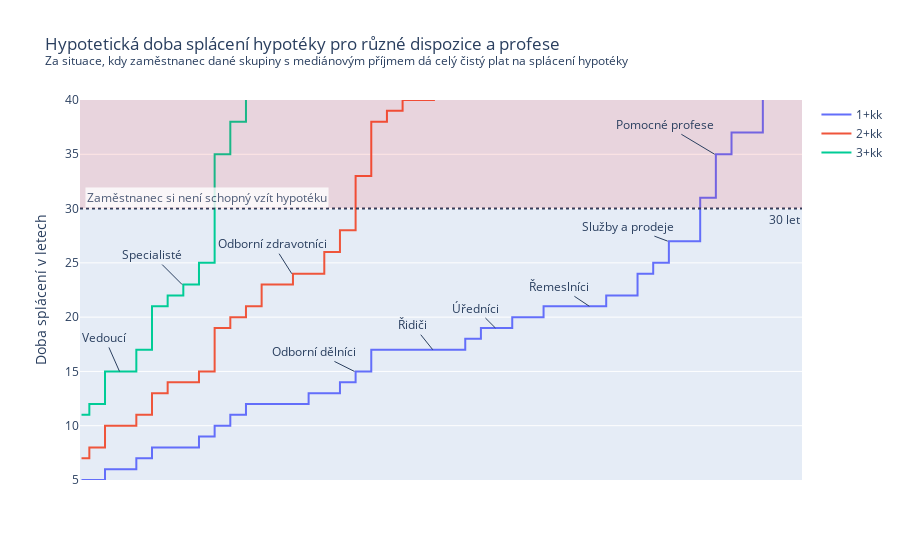

This figure's notebook cell:
### Code cell
fig = go.Figure(
    go.Scatter(name="1+kk", x=pointdata["Odvětví"], y=pointdata["Doba splácení 1+kk"], line_shape="hvh")
)
fig.add_trace(
    go.Scatter(name="2+kk", x=pointdata["Odvětví"], y=pointdata["Doba splácení 2+kk"], line_shape="hvh")
)
fig.add_trace(
    go.Scatter(name="3+kk", x=pointdata["Odvětví"], y=pointdata["Doba splácení 3+kk"], line_shape="hvh")
)
fig.update_layout(
    title_text="Hypotetická doba splácení hypotéky pro různé dispozice a profese<br>"
    "<sup>Za situace, kdy zaměstnanec dané skupiny s mediánovým příjmem dá celý čistý plat na splácení hypotéky</sup>"
)
fig.update_xaxes(visible=False)
fig.update_yaxes(title="Doba splácení v letech", range=[5, 40])
fig.add_hline(
    y=30,
    line_dash="dot",
    annotation_text="30 let",
    annotation_position="bottom right"
)
fig.add_hrect(
    y0=30,
    y1=50,
    line_width=0,
    fillcolor="red",
    opacity=0.1
)
fig.add_annotation(
    x="Specialisté v oblasti vědy a techniky",
    y=31,
    xref="x",
    yref="y",
    text="Zaměstnanec si není schopný vzít hypotéku",
    bgcolor="white",
    showarrow=False,
    opacity=0.8
)
fig.add_annotation(
    x="Řídící pracovníci",
    y=15,
    xref="x",
    yref="y",
    text="Vedoucí",
    showarrow=True,
    xshift=-9,
    ax=-15,
    ay=-34
)
fig.add_annotation(
    x="Specialisté",
    y=23,
    xref="x",
    yref="y",
    text="Specialisté",
    showarrow=True,
    xshift=-9,
    ax=-30,
    ay=-30
)
fig.add_annotation(
    x="Kovodělníci, strojírenští dělníci a pracovníci v příbuzných oborech",
    y=15,
    xref="x",
    yref="y",
    text="Odborní dělníci",
    showarrow=True,
    xshift=-9,
    ax=-40,
    ay=-20
)
fig.add_annotation(
    x="Odborní pracovníci v oblasti zdravotnictví",
    y=24,
    xref="x",
    yref="y",
    text="Odborní zdravotníci",
    showarrow=True,
    xshift=-9,
    ax=-19,
    ay=-30
)
fig.add_annotation(
    x="Řidiči a obsluha pojízdných zařízení",
    y=17,
    xref="x",
    yref="y",
    text="Řidiči",
    showarrow=True,
    xshift=-9,
    ax=-20,
    ay=-25
)
fig.add_annotation(
    x="Úředníci",
    y=19,
    xref="x",
    yref="y",
    text="Úředníci",
    showarrow=True,
    xshift=-9,
    ax=-20,
    ay=-20
)
fig.add_annotation(
    x="Pracovníci v oblasti uměleckých a tradičních řemesel a polygrafie",
    y=21,
    xref="x",
    yref="y",
    text="Řemeslníci",
    showarrow=True,
    xshift=-9,
    ax=-30,
    ay=-20
)
fig.add_annotation(
    x="Pracovníci ve službách a prodeji",
    y=27,
    xref="x",
    yref="y",
    text="Služby a prodeje",
    showarrow=True,
    xshift=-9,
    ax=-40,
    ay=-15
)
fig.add_annotation(
    x="Pomocní a nekvalifikovaní pracovníci",
    y=35,
    xref="x",
    yref="y",
    text="Pomocné profese",
    showarrow=True,
    xshift=-9,
    ax=-50,
    ay=-30
)
fig.show()
fig.write_image("./images/hypoteticka_doba_splaceni.png")

### Figure 1 — Plotly figure (JSON) as saved in the notebook; plotly's stock layout.template omitted (floating-point values rounded to 4 significant figures)
{"data": [{"line": {"shape": "hvh"}, "name": "1+kk", "type": "scatter", "x": ["Nejvyšší představitelé společností", "Řídící pracovníci správy podniku, obchod., admin. a podpůr. činností ", "Řídící pracovníci výroby, IT, vzdělávání a v příbuzných oborech", "Řídící pracovníci", "Specialisté v oblasti informačních a komunikačních technologií", "Specialisté v obchodní sféře a veřejné správě", "Specialisté v oblasti zdravotnictví", "Specialisté", "Specialisté v oblasti vědy a techniky", "Řídící pracovníci ubyt., strav. služeb, obchodu, ostatní řídící pracovníci", "Specialisté v oblasti výchovy a vzdělávání", "Technici v oblasti informačních a komunikačních technologií", "Techničtí a odborní pracovníci v oblasti vědy a techniky", "Specialisté v oblasti právní, sociální, kulturní a v příbuzných oblastech", "Odborní pracovníci v oblasti zdravotnictví", "Techničtí a odborní pracovníci", "Odborní pracovníci v obchodní sféře a veřejné správě", "Pracovníci v oboru elektroniky a elektrotechniky", "Kovodělníci, strojírenští dělníci a pracovníci v příbuzných oborech", "Úředníci pro zpracování číselných údajů a v logistice", "Řemeslníci a opraváři", "Obsluha stacionárních strojů a zařízení", "Pracovníci osobní péče ve vzdělávání, zdravotnictví a v příb.oblastech", "Řidiči a obsluha pojízdných zařízení", "Odborní pracovníci v oblasti práva, kultury, sportu a příb. oborech", "Obsluha strojů a zařízení, montéři", "Montážní dělníci výrobků a zařízení", "Úředníci", "Pracovníci informačních služeb, na přepážkách a v příbuzných oborech", "Řemeslníci a kvalifikovaní pracovníci na stavbách (kromě elektrikářů)", "Kvalifikovaní pracovníci v lesnictví, rybářství a myslivosti", "Kvalifikovaní pracovníci v zemědělství, lesnictví a rybářství", "Kvalifikovaní pracovníci v zemědělství", "Pracovníci v oblasti uměleckých a tradičních řemesel a polygrafie", "Ostatní úředníci", "Všeobecní administrativní pracovníci, sekretáři,pracovníci zadávání dat", "Zpracovatelé potravin, dřeva, textilu a pracovníci v příbuzných oborech", "Pracovníci v oblasti prodeje", "Pracovníci ve službách a prodeji", "Pomocní pracovníci těžby, stavebnictví, výroby, dopravy a příb.oborech", "Pracovníci s odpady a ostatní pomocní pracovníci", "Pomocní a nekvalifikovaní pracovníci", "Pracovníci v oblasti osobních služeb", "Pomocní pracovníci v zemědělství, lesnictví a rybářství", "Pracovníci v oblasti ochrany a ostrahy", "Uklízeči a pomocníci", "Pomocní pracovníci při přípravě jídla"], "y": [5, 5, 6, 6, 7, 8, 8, 8, 9, 10, 11, 12, 12, 12, 12, 13, 13, 14, 15, 17, 17, 17, 17, 17, 17, 18, 19, 19, 20, 20, 21, 21, 21, 21, 22, 22, 24, 25, 27, 27, 31, 35, 37, 37, 50, 50, 50]}, {"line": {"shape": "hvh"}, "name": "2+kk", "type": "scatter", "x": ["Nejvyšší představitelé společností", "Řídící pracovníci správy podniku, obchod., admin. a podpůr. činností ", "Řídící pracovníci výroby, IT, vzdělávání a v příbuzných oborech", "Řídící pracovníci", "Specialisté v oblasti informačních a komunikačních technologií", "Specialisté v obchodní sféře a veřejné správě", "Specialisté v oblasti zdravotnictví", "Specialisté", "Specialisté v oblasti vědy a techniky", "Řídící pracovníci ubyt., strav. služeb, obchodu, ostatní řídící pracovníci", "Specialisté v oblasti výchovy a vzdělávání", "Technici v oblasti informačních a komunikačních technologií", "Techničtí a odborní pracovníci v oblasti vědy a techniky", "Specialisté v oblasti právní, sociální, kulturní a v příbuzných oblastech", "Odborní pracovníci v oblasti zdravotnictví", "Techničtí a odborní pracovníci", "Odborní pracovníci v obchodní sféře a veřejné správě", "Pracovníci v oboru elektroniky a elektrotechniky", "Kovodělníci, strojírenští dělníci a pracovníci v příbuzných oborech", "Úředníci pro zpracování číselných údajů a v logistice", "Řemeslníci a opraváři", "Obsluha stacionárních strojů a zařízení", "Pracovníci osobní péče ve vzdělávání, zdravotnictví a v příb.oblastech", "Řidiči a obsluha pojízdných zařízení", "Odborní pracovníci v oblasti práva, kultury, sportu a příb. oborech", "Obsluha strojů a zařízení, montéři", "Montážní dělníci výrobků a zařízení", "Úředníci", "Pracovníci informačních služeb, na přepážkách a v příbuzných oborech", "Řemeslníci a kvalifikovaní pracovníci na stavbách (kromě elektrikářů)", "Kvalifikovaní pracovníci v lesnictví, rybářství a myslivosti", "Kvalifikovaní pracovníci v zemědělství, lesnictví a rybářství", "Kvalifikovaní pracovníci v zemědělství", "Pracovníci v oblasti uměleckých a tradičních řemesel a polygrafie", "Ostatní úředníci", "Všeobecní administrativní pracovníci, sekretáři,pracovníci zadávání dat", "Zpracovatelé potravin, dřeva, textilu a pracovníci v příbuzných oborech", "Pracovníci v oblasti prodeje", "Pracovníci ve službách a prodeji", "Pomocní pracovníci těžby, stavebnictví, výroby, dopravy a příb.oborech", "Pracovníci s odpady a ostatní pomocní pracovníci", "Pomocní a nekvalifikovaní pracovníci", "Pracovníci v oblasti osobních služeb", "Pomocní pracovníci v zemědělství, lesnictví a rybářství", "Pracovníci v oblasti ochrany a ostrahy", "Uklízeči a pomocníci", "Pomocní pracovníci při přípravě jídla"], "y": [7, 8, 10, 10, 11, 13, 14, 14, 15, 19, 20, 21, 23, 23, 24, 24, 26, 28, 33, 38, 39, 40, 40, 42, 43, 44, 50, 50, 50, 50, 50, 50, 50, 50, 50, 50, 50, 50, 50, 50, 50, 50, 50, 50, 50, 50, 50]}, {"line": {"shape": "hvh"}, "name": "3+kk", "type": "scatter", "x": ["Nejvyšší představitelé společností", "Řídící pracovníci správy podniku, obchod., admin. a podpůr. činností ", "Řídící pracovníci výroby, IT, vzdělávání a v příbuzných oborech", "Řídící pracovníci", "Specialisté v oblasti informačních a komunikačních technologií", "Specialisté v obchodní sféře a veřejné správě", "Specialisté v oblasti zdravotnictví", "Specialisté", "Specialisté v oblasti vědy a techniky", "Řídící pracovníci ubyt., strav. služeb, obchodu, ostatní řídící pracovníci", "Specialisté v oblasti výchovy a vzdělávání", "Technici v oblasti informačních a komunikačních technologií", "Techničtí a odborní pracovníci v oblasti vědy a techniky", "Specialisté v oblasti právní, sociální, kulturní a v příbuzných oblastech", "Odborní pracovníci v oblasti zdravotnictví", "Techničtí a odborní pracovníci", "Odborní pracovníci v obchodní sféře a veřejné správě", "Pracovníci v oboru elektroniky a elektrotechniky", "Kovodělníci, strojírenští dělníci a pracovníci v příbuzných oborech", "Úředníci pro zpracování číselných údajů a v logistice", "Řemeslníci a opraváři", "Obsluha stacionárních strojů a zařízení", "Pracovníci osobní péče ve vzdělávání, zdravotnictví a v příb.oblastech", "Řidiči a obsluha pojízdných zařízení", "Odborní pracovníci v oblasti práva, kultury, sportu a příb. oborech", "Obsluha strojů a zařízení, montéři", "Montážní dělníci výrobků a zařízení", "Úředníci", "Pracovníci informačních služeb, na přepážkách a v příbuzných oborech", "Řemeslníci a kvalifikovaní pracovníci na stavbách (kromě elektrikářů)", "Kvalifikovaní pracovníci v lesnictví, rybářství a myslivosti", "Kvalifikovaní pracovníci v zemědělství, lesnictví a rybářství", "Kvalifikovaní pracovníci v zemědělství", "Pracovníci v oblasti uměleckých a tradičních řemesel a polygrafie", "Ostatní úředníci", "Všeobecní administrativní pracovníci, sekretáři,pracovníci zadávání dat", "Zpracovatelé potravin, dřeva, textilu a pracovníci v příbuzných oborech", "Pracovníci v oblasti prodeje", "Pracovníci ve službách a prodeji", "Pomocní pracovníci těžby, stavebnictví, výroby, dopravy a příb.oborech", "Pracovníci s odpady a ostatní pomocní pracovníci", "Pomocní a nekvalifikovaní pracovníci", "Pracovníci v oblasti osobních služeb", "Pomocní pracovníci v zemědělství, lesnictví a rybářství", "Pracovníci v oblasti ochrany a ostrahy", "Uklízeči a pomocníci", "Pomocní pracovníci při přípravě jídla"], "y": [11, 12, 15, 15, 17, 21, 22, 23, 25, 35, 38, 47, 50, 50, 50, 50, 50, 50, 50, 50, 50, 50, 50, 50, 50, 50, 50, 50, 50, 50, 50, 50, 50, 50, 50, 50, 50, 50, 50, 50, 50, 50, 50, 50, 50, 50, 50]}], "layout": {"annotations": [{"showarrow": false, "text": "30 let", "x": 1, "xanchor": "right", "xref": "x domain", "y": 30, "yanchor": "top", "yref": "y"}, {"bgcolor": "white", "opacity": 0.8, "showarrow": false, "text": "Zaměstnanec si není schopný vzít hypotéku", "x": "Specialisté v oblasti vědy a techniky", "xref": "x", "y": 31, "yref": "y"}, {"ax": -15, "ay": -34, "showarrow": true, "text": "Vedoucí", "x": "Řídící pracovníci", "xref": "x", "xshift": -9, "y": 15, "yref": "y"}, {"ax": -30, "ay": -30, "showarrow": true, "text": "Specialisté", "x": "Specialisté", "xref": "x", "xshift": -9, "y": 23, "yref": "y"}, {"ax": -40, "ay": -20, "showarrow": true, "text": "Odborní dělníci", "x": "Kovodělníci, strojírenští dělníci a pracovníci v příbuzných oborech", "xref": "x", "xshift": -9, "y": 15, "yref": "y"}, {"ax": -19, "ay": -30, "showarrow": true, "text": "Odborní zdravotníci", "x": "Odborní pracovníci v oblasti zdravotnictví", "xref": "x", "xshift": -9, "y": 24, "yref": "y"}, {"ax": -20, "ay": -25, "showarrow": true, "text": "Řidiči", "x": "Řidiči a obsluha pojízdných zařízení", "xref": "x", "xshift": -9, "y": 17, "yref": "y"}, {"ax": -20, "ay": -20, "showarrow": true, "text": "Úředníci", "x": "Úředníci", "xref": "x", "xshift": -9, "y": 19, "yref": "y"}, {"ax": -30, "ay": -20, "showarrow": true, "text": "Řemeslníci", "x": "Pracovníci v oblasti uměleckých a tradičních řemesel a polygrafie", "xref": "x", "xshift": -9, "y": 21, "yref": "y"}, {"ax": -40, "ay": -15, "showarrow": true, "text": "Služby a prodeje", "x": "Pracovníci ve službách a prodeji", "xref": "x", "xshift": -9, "y": 27, "yref": "y"}, {"ax": -50, "ay": -30, "showarrow": true, "text": "Pomocné profese", "x": "Pomocní a nekvalifikovaní pracovníci", "xref": "x", "xshift": -9, "y": 35, "yref": "y"}], "shapes": [{"line": {"dash": "dot"}, "type": "line", "x0": 0, "x1": 1, "xref": "x domain", "y0": 30, "y1": 30, "yref": "y"}, {"fillcolor": "red", "line": {"width": 0}, "opacity": 0.1, "type": "rect", "x0": 0, "x1": 1, "xref": "x domain", "y0": 30, "y1": 50, "yref": "y"}], "title": {"text": "Hypotetická doba splácení hypotéky pro různé dispozice a profese<br><sup>Za situace, kdy zaměstnanec dané skupiny s mediánovým příjmem dá celý čistý plat na splácení hypotéky</sup>"}, "xaxis": {"visible": false}, "yaxis": {"range": [5, 40], "title": {"text": "Doba splácení v letech"}}}}
